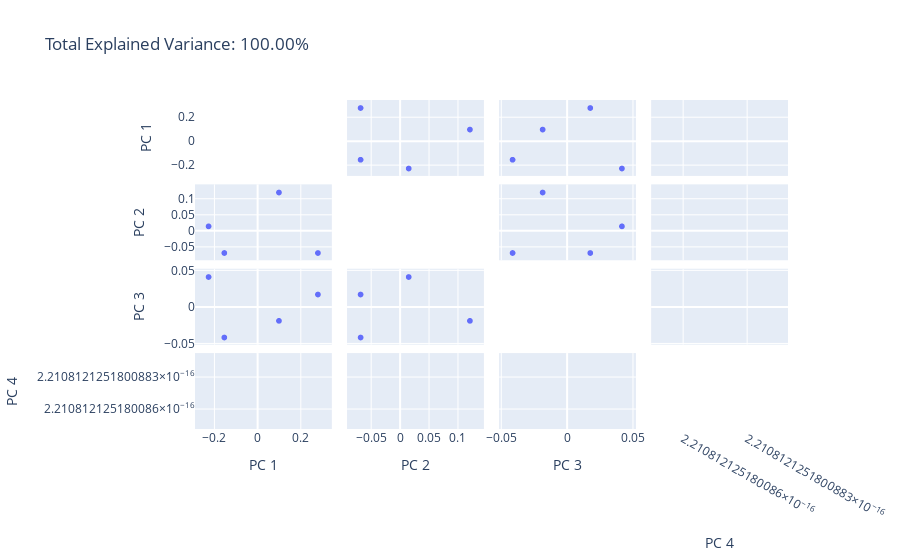

The cell this chart's notebook holds for it:
### Code cell
import pandas as pd  #https://plotly.com/python/pca-visualization/
import plotly.express as px
from sklearn.decomposition import PCA
from sklearn.datasets import load_boston

#boston = load_boston()
df = MB_matrix[:4,:500] #pd.DataFrame(boston.data, columns=boston.feature_names)
n_components = 4

pca = PCA(n_components=n_components)
components = pca.fit_transform(df)

total_var = pca.explained_variance_ratio_.sum() * 100

labels = {str(i): f"PC {i+1}" for i in range(n_components)}
labels['color'] = 'Median Price'

fig = px.scatter_matrix(
    components,
    #color=boston.target,
    dimensions=range(n_components),
    labels=labels,
    title=f'Total Explained Variance: {total_var:.2f}%',
)
fig.update_traces(diagonal_visible=False)
fig.show()

### Figure 1 — Plotly figure (JSON) as saved in the notebook; plotly's stock layout.template omitted (floating-point values rounded to 4 significant figures)
{"data": [{"diagonal": {"visible": false}, "dimensions": [{"axis": {"matches": true}, "label": "PC 1", "values": [0.2808, -0.1537, -0.227, 0.09988]}, {"axis": {"matches": true}, "label": "PC 2", "values": [-0.06825, -0.06821, 0.01514, 0.1213]}, {"axis": {"matches": true}, "label": "PC 3", "values": [0.01783, -0.04132, 0.04192, -0.01843]}, {"axis": {"matches": true}, "label": "PC 4", "values": [2.211e-16, 2.211e-16, 2.211e-16, 2.211e-16]}], "hovertemplate": "%{xaxis.title.text}=%{x}<br>%{yaxis.title.text}=%{y}<extra></extra>", "legendgroup": "", "marker": {"color": "#636efa", "symbol": "circle"}, "name": "", "showlegend": false, "type": "splom"}], "layout": {"dragmode": "select", "legend": {"tracegroupgap": 0}, "title": {"text": "Total Explained Variance: 100.00%"}}}
